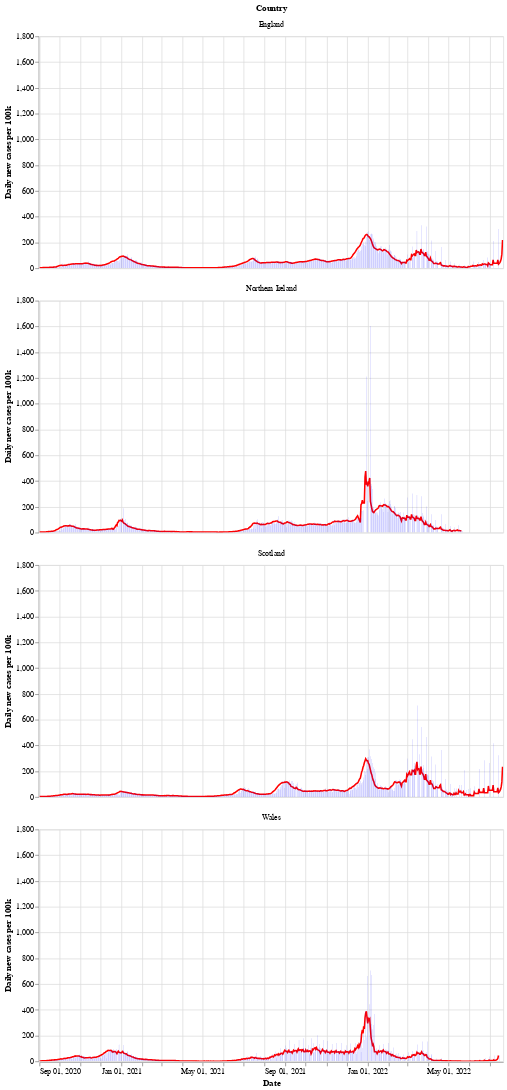

The notebook cell this image was saved under:
### Markdown cell above
Next is a bar chart of the number of new cases in each country (per 100k population), with the 7 day moving average of cases. Again we see that Wales saw a longer period of raising and falling cases compared to the other countries.

After a period of cases falling, each nation is now seeing a rise in the number of cases - especially in Wales.

### Code cell
# collapse
bars = alt.Chart(uk_cases).mark_bar().encode(
    x=alt.X("yearmonthdate(date):T", axis=alt.Axis(title='Date')),
    y=alt.Y("newCasesRate:Q", axis=alt.Axis(title='Daily new cases per 100k')),
    tooltip='newCasesRate',
    color=alt.condition(
        alt.datum.dailyChange > 0,
        alt.value("orange"),  # The positive color
        alt.value("blue")  # The negative color
    )
).properties(title='New cases per 100k population with rolling 7 day average', width=600).interactive()
line = alt.Chart(uk_cases).mark_line(
    color='red',
    size=2,
).transform_window(
    rolling_mean='mean(newCasesRate)',
    frame=[0, 7],
    groupby=['areaName']
).encode(
    x='yearmonthdate(date):T',
    y='rolling_mean:Q'
)
alt.layer(line, bars, data=uk_cases).facet(alt.Row('areaName', title='Country'), columns=1)

### Figure 1 — Vega-Lite specification as saved in the notebook (floating-point values rounded to 4 significant figures; data arrays with more than 128 entries replaced by an {"elided": "..."} marker saying what was removed)
{"config": {"view": {"continuousWidth": 400, "continuousHeight": 300}}, "data": {"name": "data-097619c5db68b30d3e50250780b575c5"}, "facet": {"type": "nominal", "field": "areaName", "title": "Country"}, "spec": {"layer": [{"mark": {"type": "line", "color": "red", "size": 2}, "encoding": {"x": {"type": "temporal", "field": "date", "timeUnit": "yearmonthdate"}, "y": {"type": "quantitative", "field": "rolling_mean"}}, "transform": [{"window": [{"op": "mean", "field": "newCasesRate", "as": "rolling_mean"}], "frame": [0, 7], "groupby": ["areaName"]}]}, {"mark": "bar", "encoding": {"color": {"condition": {"value": "orange", "test": "(datum.dailyChange > 0)"}, "value": "blue"}, "tooltip": {"type": "quantitative", "field": "newCasesRate"}, "x": {"type": "temporal", "axis": {"title": "Date"}, "field": "date", "timeUnit": "yearmonthdate"}, "y": {"type": "quantitative", "axis": {"title": "Daily new cases per 100k"}, "field": "newCasesRate"}}, "selection": {"selector002": {"type": "interval", "bind": "scales", "encodings": ["x", "y"]}}, "title": "New cases per 100k population with rolling 7 day average", "width": 600}]}, "columns": 1, "$schema": "https://vega.github.io/schema/vega-lite/v4.8.1.json", "datasets": {"data-097619c5db68b30d3e50250780b575c5": {"elided": "2685 records"}}}
